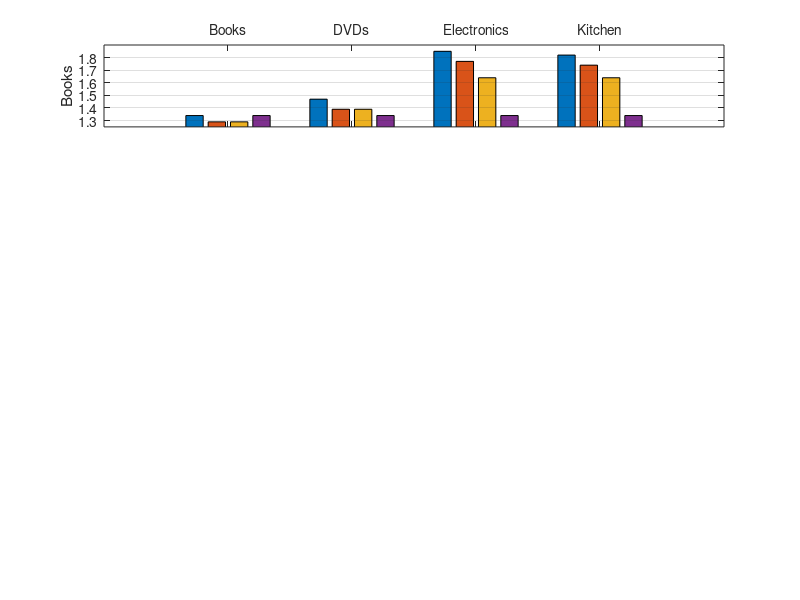

Write MATLAB code to recreate this figure. (Note: this script raises an error after producing the figure.)
% %% Target: Books
X = [1.34 1.29 1.29 1.34; 1.47 1.39 1.39 1.34; 1.85 1.77 1.64 1.34; 1.82 1.74 1.64 1.34];
Y = [0.06 0.01 0.01 0.06; 0.04 0.03 0.03 0.06; 0.03 0.08 0.08 0.06; 0.03 0.06 0.04 0.06];

h = subplot(4,1,1); bar(X);
ylabel('Books')
set(h,'XAxisLocation', 'top')
set(h,'XTickLabel', {'Books';'DVDs';'Electronics';'Kitchen'})
set(h,'YLim',[1.25 1.9]);
set(h,'YTick',[1.3 1.4 1.5 1.6 1.7 1.8]);
set(h,'YGrid','on');

drawErrorBars(X,Y)
lh = legend('No Transfer', 'Semi Transfer', 'In Domain')
set(lh,'Location','NorthWest')


%% Target: DVDs
X = [1.5  1.48 1.48 1.42; 1.42 1.4  1.4 1.42; 1.79 1.64 1.57 1.42; 1.74  1.74 1.58 1.42];
Y = [0.05 0.09 0.04 0.04; 0.04 0.05 0.05 0.04; 0.06 0.06 0.04 0.04; 0.04 0.12 0.07 0.04];

h = subplot(4,1,2); bar(X);
ylabel('DVDs');
set(h,'XAxisLocation', 'top');
%%set(h,'XTickLabel', {'Books';'DVDs';'Electronics';'Kitchen'})
set(h,'XTickLabel',[])
set(h,'YLim',[1.35 1.86]);
set(h,'YTick',[1.4 1.5 1.6 1.7 1.8]);
set(h,'YGrid','on');

drawErrorBars(X,Y)


%% Target: Electronics
X = [1.8  1.65 1.5 1.23; 1.69  1.43 1.39 1.43 1.23; 1.23 1.19 1.19 1.23; 1.31 1.25 1.25 1.23];
Y = [0.03 0.1  0.05 0.03; 0.04 0.04 0.04 0.04 0.03; 0.03 0.03 0.03 0.03; 0.03 0.01 0.01 0.03];

h = subplot(4,1,3); bar(X);
ylabel('Electronics');
set(h,'XAxisLocation', 'top');
% set(h,'XTickLabel', {'Books';'DVDs';'Electronics';'Kitchen'})
set(h,'XTickLabel',[])
set(h,'YLim',[1.15 1.85]);
set(h,'YTick',[1.2 1.3 1.4 1.5 1.6 1.7 1.8]);
set(h,'YGrid','on');

drawErrorBars(X,Y)

%% Target: Kitchen
X = [1.67 1.55 1.55 1.15; 1.57 1.56 1.33 1.15; 1.27 1.27 1.23 1.15; 1.15 1.17 1.17 1.15];
Y = [0.06 0.09 0.06 0.03; 0.06 0.04 0.06 0.03; 0.06 0.04 0.07 0.03; 0.03 0.06 0.06 0.03];

h = subplot(4,1,4); bar(X);
ylabel('Kitchen');
set(h,'XAxisLocation', 'top');
%%set(h,'XTickLabel', {'Books';'DVDs';'Electronics';'Kitchen'})
set(h,'XTickLabel',[])
set(h,'YLim',[1.1 1.75]);
set(h,'YTick',[1.1 1.2 1.3 1.4 1.5 1.6 1.7]);
set(h,'YGrid','on');

drawErrorBars(X,Y)

c = [1 0.5 0.5; 0.5 1 0.5; 0.5 0.5 1];
colormap(c)